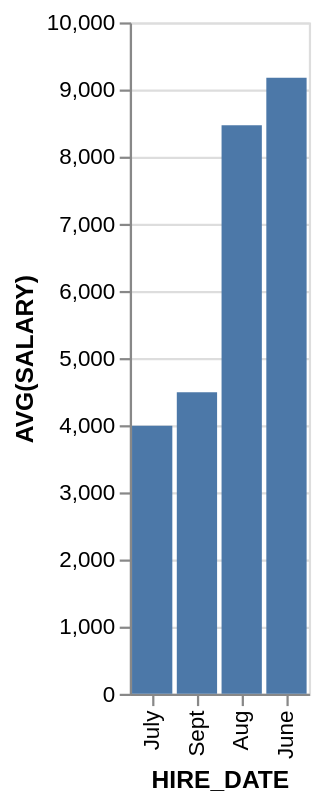

Source (Vega-Lite JSON):
### Vega-Lite specification from a JSON file in a GitHub repository (floating-point values rounded to 4 significant figures)
{"data": {"values": [{"x_data": "July", "y_data": 3993.0}, {"x_data": "Sept", "y_data": 4492.0}, {"x_data": "Aug", "y_data": 8469.0}, {"x_data": "June", "y_data": 9175}]}, "mark": "bar", "encoding": {"x": {"field": "x_data", "type": "nominal", "title": "HIRE_DATE", "sort": {"op": "sum", "field": "y_data", "order": "ascending"}}, "y": {"field": "y_data", "type": "quantitative", "title": "AVG(SALARY)"}}}
